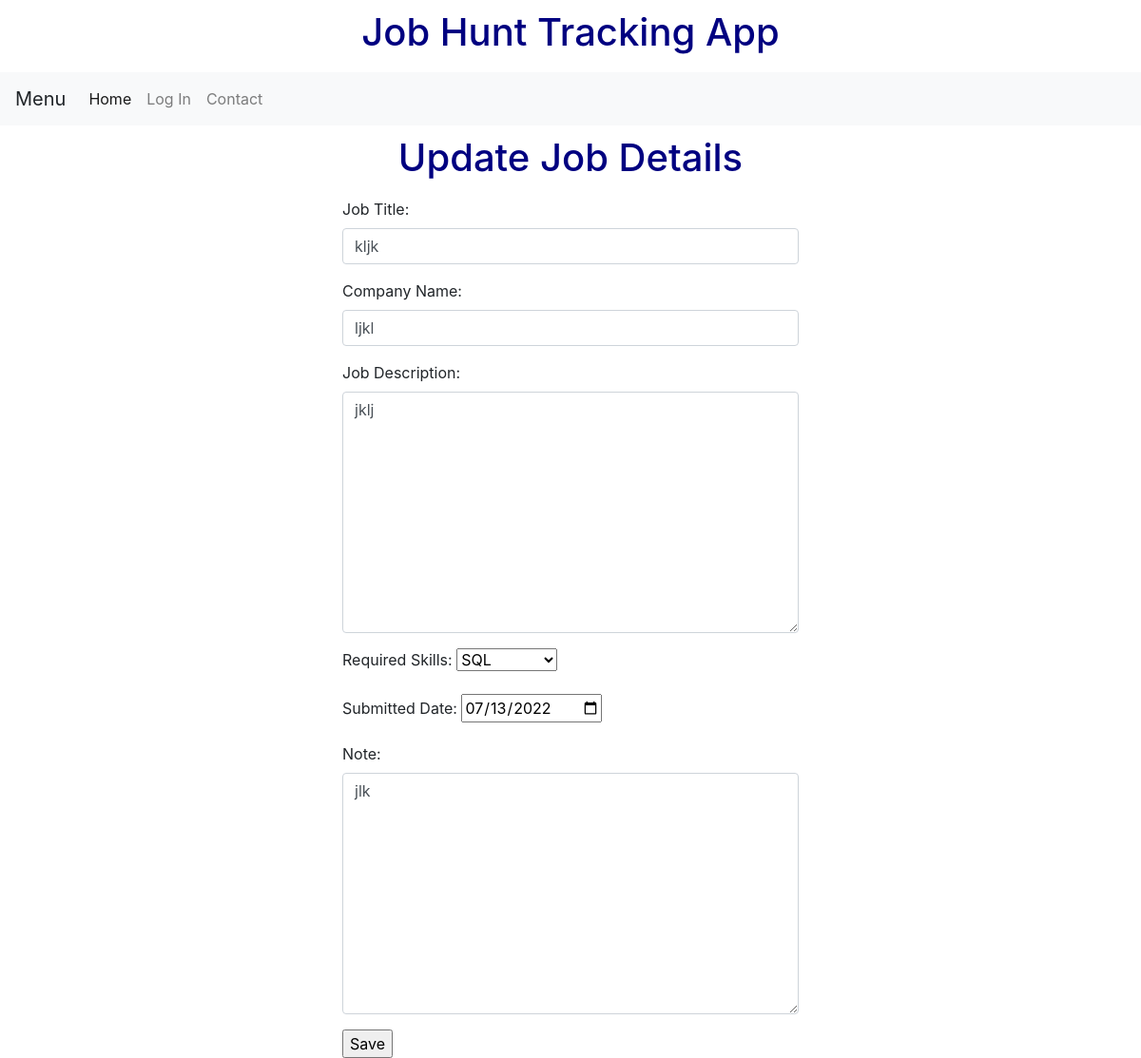
Page /TrackJob/jobupdate/8 on the committed database.
### TrackJob/models.py (models this page shows)
class Job(models.Model):
    Job_Title = models.CharField(max_length=120) # required to have maxlength
    Company_Name = models.CharField(max_length=120)
    SkillType = [('Python', 'Python'), ('Java', 'Java'), ('SQL', 'SQL'), ('HTML', 'HTML/CSS'),('Other','Other') ]  # enum
    Required_Skills = models.CharField(blank=True, choices=SkillType, max_length=10)
    Job_Description = models.TextField()
    Submitted_Date = models.DateField()
    Note = models.TextField(blank=False, null=True)

### TrackJob/views.py (the view)
# urls.py: path('jobupdate/<int:id>', job_update_view, name='job_update'),
def job_update_view (request,id):
    obj = Job.objects.get(id = id)
    form = JobForm(request.POST or None,instance=obj)
    if form.is_valid():
        form.save()
        return redirect('/TrackJob/showrecord')
    context = {
        "object":obj,
        "form":form
    }
    return render(request, 'job_update.html', context)

### TrackJob/forms.py
class JobForm(forms.ModelForm):
    class Meta:
        model = Job
        fields = [
            'Job_Title',
            'Company_Name',
            'Job_Description',
            'Required_Skills',
            'Submitted_Date',
            'Note',
        ]
        widgets = {
            'Submitted_Date': DateInput(),
            'Job_Title': forms.TextInput(attrs = {'class':'form-control'}),
            'Company_Name': forms.TextInput(attrs={'class': 'form-control'}),
            'Job_Description': forms.Textarea(attrs={'class': 'form-control'}),
            'Note': forms.Textarea(attrs={'class': 'form-control'}),
        }

### TrackJob/templates/job_update.html (shortened to what this page needs)
{% extends 'basepage.html' %}
{%  block content %}
<h1> Update Job Details </h1>
<body>
<div class = content>
<div class = "forminput">
<form method = 'POST'>  {%  csrf_token %}
    {{  form.as_p}}
    <input type ='submit' value = 'Save' />
</form>
</div>
</div>
</body>
{% endblock %}

### TrackJob/templates/job_update.html (style rules this page uses)
.content { padding-left: 30%; padding-right: 30%; }

### templates/basepage.html (style rules this page uses)
h1 { padding: 10px; color: navy; text-align: center; }

### rows in the picture
Job: Job_Title "kljk", Company_Name "ljkl", Job_Description "jklj", Required_Skills "SQL", Submitted_Date "07/13/2022", Note "jlk"
